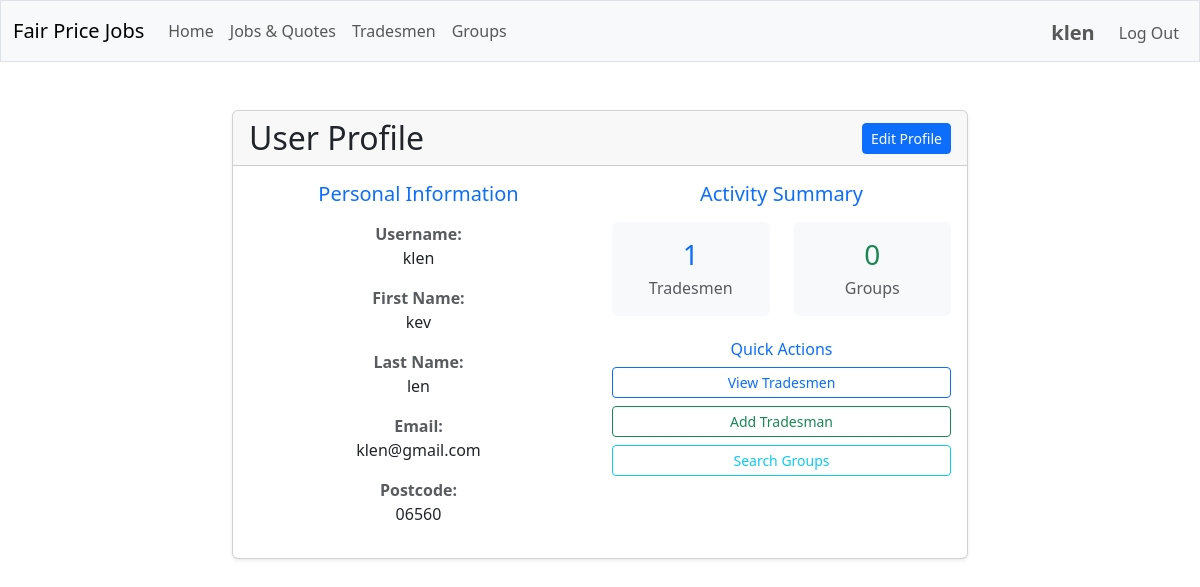
The page /user_profile/1 (signed in) on the database as committed earlier.
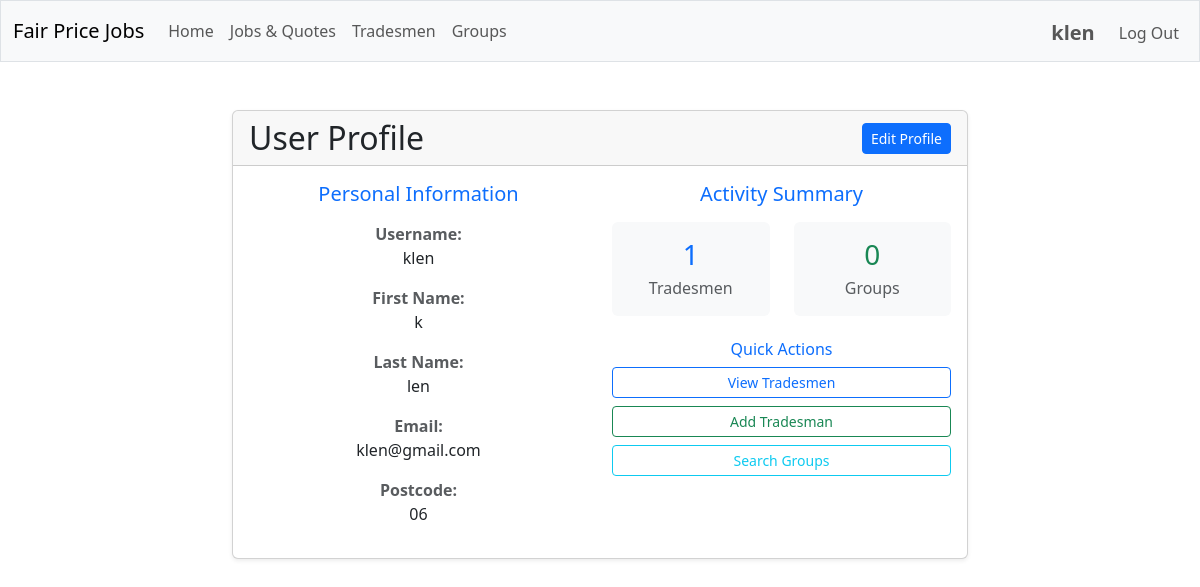
The same page on the database as committed later.
### tables this page shows
CREATE TABLE users (
    id INTEGER PRIMARY KEY AUTOINCREMENT,
    username TEXT NOT NULL UNIQUE,
    firstname TEXT NOT NULL,
    lastname TEXT NOT NULL,
    email TEXT NOT NULL UNIQUE,
    postcode TEXT NOT NULL,
    hash TEXT NOT NULL
);

### app/routes/profile.py (the view)
@profile_bp.route("/user_profile/<int:user_id>")
@login_required
def user_profile(user_id: int) -> Union[str, Response]:
    user = user_service.get_user_by_id(user_id)
    if not user:
        flash("User not found.", "error")
        return redirect(url_for("main.index"))
    user_groups = group_service.get_user_groups(user_id)
    user_tradesmen = tradesman_service.get_tradesmen_by_user(user_id)
    tradesmen_count = len(user_tradesmen)
    groups_count = len([g for g in user_groups if g['status'] != 'pending'])
    return render_template("user_profile.html",
                         user=user,
                         tradesmen_count=tradesmen_count,
                         groups_count=groups_count)

### app/helpers.py (called while the page is built)
def login_required(f: Callable) -> Callable:
    @wraps(f)
    def decorated_function(*args: Any, **kwargs: Any) -> Union[Response, Any]:
        if session.get("user_id") is None:
            return redirect("/login")
        return f(*args, **kwargs)
    return decorated_function

### app/services/database.py (called while the page is built)
def get_db_service() -> DatabaseService:
    return db_service

    def get_connection(self):
        if self.database_path is None:
            raise ValueError("Database path is not configured")
        try:
            if not hasattr(g, '_database'):
                g._database = sqlite3.connect(self.database_path, isolation_level=None)
                g._database.row_factory = sqlite3.Row
                g._database.execute("PRAGMA foreign_keys = ON")
            return g._database
        except RuntimeError:
            if not hasattr(self, '_test_connection'):
                self._test_connection = sqlite3.connect(self.database_path, isolation_level=None)
                self._test_connection.row_factory = sqlite3.Row
                self._test_connection.execute("PRAGMA foreign_keys = ON")
            return self._test_connection

### templates/user_profile.html (shortened to what the changed rows need)
{% extends "layout.html" %}
{% block main %}
<div class="container">
    <div class="row justify-content-center">
        <div class="col-md-8">
            <div class="card shadow-sm">
                <div class="card-header">
                    <div class="d-flex justify-content-between align-items-center">
                        <h2 class="mb-0">User Profile</h2>
                    </div>
                </div>
                <div class="card-body">
                    <div class="row">
                        <div class="col-md-6">
                            <div class="mb-3">
                                <label class="fw-bold text-muted">Username:</label>
                                <p class="mb-1">{{ user.username }}</p>
                            </div>
                            <div class="mb-3">
                                <label class="fw-bold text-muted">First Name:</label>
                                <p class="mb-1">{{ user.firstname }}</p>
                            </div>
                            <div class="mb-3">
                                <label class="fw-bold text-muted">Last Name:</label>
                                <p class="mb-1">{{ user.lastname }}</p>
                            </div>
                            <div class="mb-3">
                                <label class="fw-bold text-muted">Email:</label>
                                <p class="mb-1">{{ user.email }}</p>
                            </div>
                            <div class="mb-3">
                                <label class="fw-bold text-muted">Postcode:</label>
                                <p class="mb-1">{{ user.postcode }}</p>
                            </div>
                        </div>
                    </div>
                </div>
            </div>
        </div>
    </div>
</div>
{% endblock %}

### templates/layout.html (shortened to what this page needs)
<!DOCTYPE html>
<html lang="en">
    <head>
        <link href="https://cdn.jsdelivr.net/npm/bootstrap@5.3.0/dist/css/bootstrap.min.css" rel="stylesheet">
        <link rel="stylesheet" href="{{ url_for('static', filename='css/custom.css') }}">
    </head>
    <body>
        <nav class="navbar navbar-expand-md navbar-light bg-light border">
            <div class="container-fluid">
                <a class="navbar-brand mb-0 align-items-center" href="/">Fair Price Jobs</a>
                <div class="collapse navbar-collapse" id="navbarNav">
                    {% if session.user_id %}
                        <ul class="navbar-nav me-auto mb-2 mb-lg-0">
                            <li class="nav-item">
                                <a class="nav-link" href="{{ url_for('main.index') }}">Home</a>
                            </li>
                            <li class="nav-item">
                                <a class="nav-link" href="{{ url_for('search.search_jobs_quotes') }}">Jobs & Quotes</a>
                            </li>
                            <li class="nav-item">
                                <a class="nav-link" href="{{ url_for('search.search_tradesmen') }}">Tradesmen</a>
                            </li>
                            <li class="nav-item">
                                <a class="nav-link" href="{{ url_for('groups.search_groups') }}">Groups</a>
                            </li>
                        </ul>
                        <ul class="navbar-nav ms-auto mt-1 align-items-center">
                            <li class="nav-item me-3">
                                <a class="nav-link fs-5 fw-bold p-0" href="{{ url_for('profile.user_profile', user_id=session.user_id) }}">{{ session.username }}</a>
                            </li>
                            <li class="nav-item">
                                <a class="nav-link" href="/logout">Log Out</a>
                            </li>
                        </ul>
                    {% endif %}
                </div>
            </div>
        </nav>
        <main class="container-fluid py-5 text-center">
            {% block main %}{% endblock %}
        </main>
    </body>
</html>

Rows that differ between the two databases and show on the page:
changed users "klen": firstname "kev" → "k"; postcode "06560" → "06"
